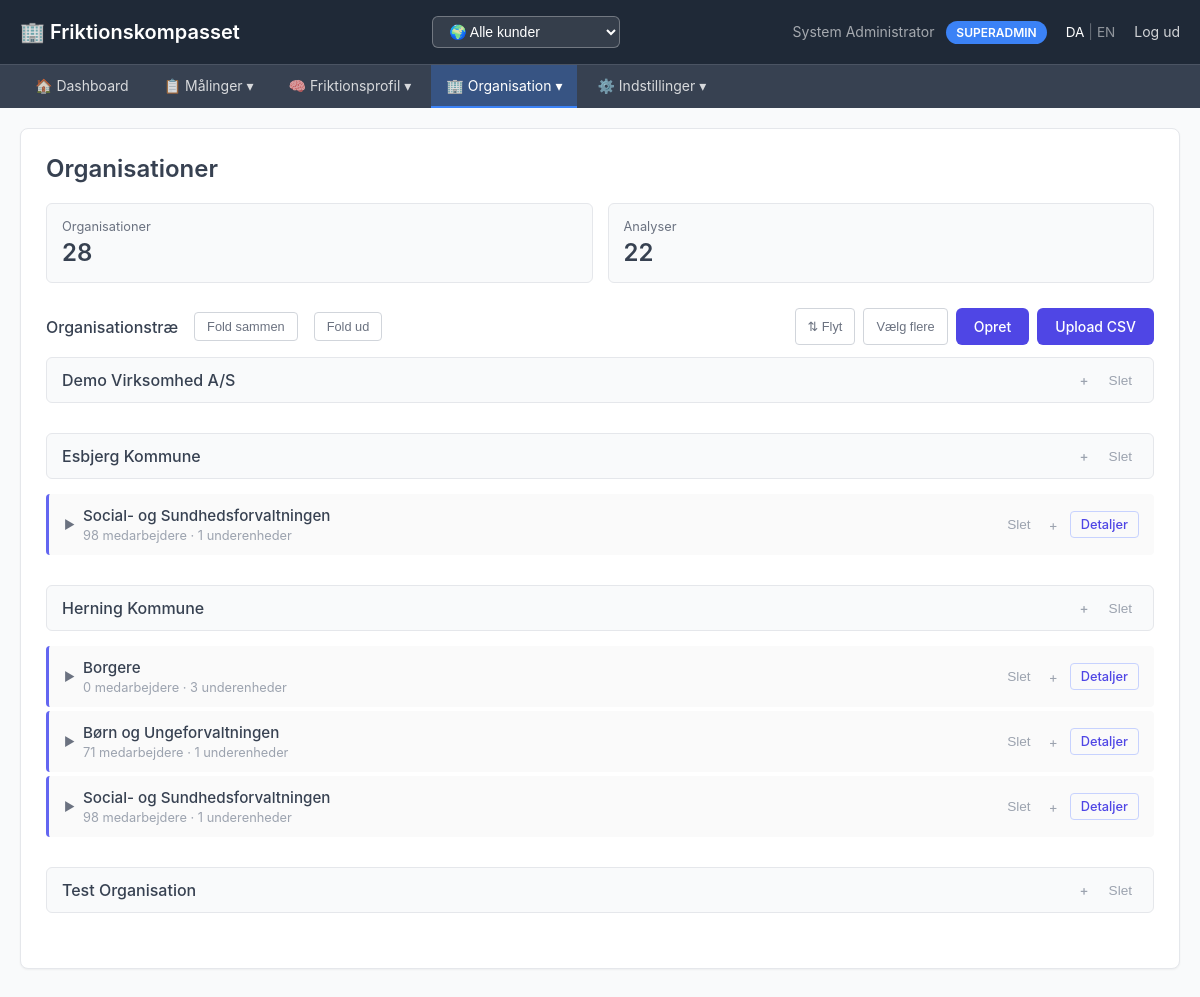
/admin (signed in), run on the app's committed database.
### tables this page shows
CREATE TABLE customers (
                id TEXT PRIMARY KEY,
                name TEXT NOT NULL,
                contact_email TEXT,
                is_active INTEGER DEFAULT 1,
                created_at TIMESTAMP DEFAULT CURRENT_TIMESTAMP
            , auth_providers TEXT DEFAULT '{"email_password": true}', email_from_address TEXT, email_from_name TEXT);

CREATE TABLE organizational_units (
                id TEXT PRIMARY KEY,
                parent_id TEXT,
                name TEXT NOT NULL,
                full_path TEXT NOT NULL,
                level INTEGER NOT NULL DEFAULT 0,
                
                -- Leder info (kan være på alle niveauer)
                leader_name TEXT,
                leader_email TEXT,
                
                -- Metrics (typisk på leaf nodes, men kan være alle steder)
                employee_count INTEGER DEFAULT 0,
                sick_leave_percent REAL DEFAULT 0,
                
                created_at TIMESTAMP DEFAULT CURRENT_TIMESTAMP, customer_id TEXT REFERENCES customers(id) ON DELETE CASCADE,
                
                FOREIGN KEY (parent_id) REFERENCES organizational_units(id) ON DELETE CASCADE
            );

### admin_app.py (the view)
@app.route('/admin')
@login_required
def admin_home():
    user = get_current_user()
    customer_filter = session.get('customer_filter') or user.get('customer_id')
    with get_db() as conn:
        if customer_filter:
            all_units = conn.execute("""
                SELECT
                    ou.*,
                    COUNT(DISTINCT children.id) as child_count,
                    COUNT(DISTINCT leaf.id) as leaf_count,
                    COALESCE(SUM(leaf.employee_count), ou.employee_count) as total_employees
                FROM organizational_units ou
                LEFT JOIN organizational_units children ON children.parent_id = ou.id
                LEFT JOIN (
                    SELECT ou2.id, ou2.full_path, ou2.employee_count FROM organizational_units ou2
                    LEFT JOIN organizational_units c ON ou2.id = c.parent_id
                    WHERE c.id IS NULL
                ) leaf ON leaf.full_path LIKE ou.full_path || '%'
                WHERE ou.customer_id = ?
                GROUP BY ou.id
                ORDER BY ou.full_path
            """, [customer_filter]).fetchall()
            campaign_count = conn.execute("""
                SELECT COUNT(DISTINCT c.id) as cnt
                FROM campaigns c
                JOIN organizational_units ou ON c.target_unit_id = ou.id
                WHERE ou.customer_id = ?
            """, [customer_filter]).fetchone()['cnt']
        else:
            all_units = conn.execute("""
                SELECT
                    ou.*,
                    COUNT(DISTINCT children.id) as child_count,
                    COUNT(DISTINCT leaf.id) as leaf_count,
                    COALESCE(SUM(leaf.employee_count), ou.employee_count) as total_employees
                FROM organizational_units ou
                LEFT JOIN organizational_units children ON children.parent_id = ou.id
                LEFT JOIN (
                    SELECT ou2.id, ou2.full_path, ou2.employee_count FROM organizational_units ou2
                    LEFT JOIN organizational_units c ON ou2.id = c.parent_id
                    WHERE c.id IS NULL
                ) leaf ON leaf.full_path LIKE ou.full_path || '%'
                GROUP BY ou.id
                ORDER BY ou.full_path
            """).fetchall()
            campaign_count = conn.execute("SELECT COUNT(*) as cnt FROM campaigns").fetchone()['cnt']
        customers = conn.execute("SELECT id, name FROM customers ORDER BY name").fetchall()
        customers_dict = {c['id']: c['name'] for c in customers}
    return render_template('admin/home.html',
                         units=[dict(u) for u in all_units],
                         campaign_count=campaign_count,
                         show_all_customers=(user['role'] in ('admin', 'superadmin')),
                         customers_dict=customers_dict,
                         current_filter=session.get('customer_filter'),
                         current_filter_name=session.get('customer_filter_name'))

### admin_app.py (called while the page is built)
@app.before_request
def detect_domain():
    host = request.host.split(':')[0].lower()  # Remove port if present
    domain_config = get_domain_config(host)
    if domain_config:
        g.domain_config = domain_config
        if 'language' not in session:
            session['language'] = domain_config.get('default_language', 'da')
        if domain_config.get('customer_id') and 'user' in session:
            if session['user']['role'] in ('admin', 'superadmin') and 'customer_filter' not in session:
                session['customer_filter'] = domain_config['customer_id']
    else:
        g.domain_config = None

@app.context_processor
def inject_domain_config():
    return {
        'domain_config': getattr(g, 'domain_config', None)
    }

@app.context_processor
def inject_translation_helpers():
    return {
        't': t,
        'get_user_language': get_user_language,
        'supported_languages': SUPPORTED_LANGUAGES
    }

def login_required(f):
    @wraps(f)
    def decorated_function(*args, **kwargs):
        if 'user' not in session:
            flash('Du skal være logget ind for at se denne side', 'error')
            return redirect(url_for('login'))
        return f(*args, **kwargs)
    return decorated_function

def get_current_user():
    return session.get('user')

### db_hierarchical.py (called while the page is built)
@contextmanager
def get_db():
    conn = sqlite3.connect(DB_PATH, timeout=30.0)
    conn.row_factory = sqlite3.Row
    conn.execute("PRAGMA foreign_keys=ON")
    conn.execute("PRAGMA journal_mode=WAL")
    try:
        yield conn
        conn.commit()
    finally:
        conn.close()

### db_multitenant.py (called while the page is built)
@contextmanager
def get_db():
    conn = sqlite3.connect(DB_PATH)
    conn.row_factory = sqlite3.Row
    conn.execute("PRAGMA foreign_keys=ON")
    try:
        yield conn
        conn.commit()
    finally:
        conn.close()

def get_domain_config(domain: str) -> Optional[Dict]:
    with get_db() as conn:
        row = conn.execute("""
            SELECT d.*, c.name as customer_name
            FROM domains d
            LEFT JOIN customers c ON d.customer_id = c.id
            WHERE d.domain = ? AND d.is_active = 1
        """, (domain.lower(),)).fetchone()
        if row:
            return dict(row)
        return None

### templates/admin/home.html (shortened to what this page needs)
{% extends "admin/layout.html" %}
{% block content %}
<div class="card">
    <h2>{{ t('nav.organisationer') }}</h2>
    <div class="stats">
        <div class="stat-box">
            <div class="label">{{ t('nav.organisationer') }}</div>
            <div class="value">{{ units|length }}</div>
        </div>
        <div class="stat-box">
            <div class="label">{{ t('nav.analyser') }}</div>
            <div class="value">{{ campaign_count }}</div>
        </div>
    </div>
    <div style="display: flex; justify-content: space-between; align-items: center; margin-bottom: 12px;">
        <div style="display: flex; align-items: center; gap: 8px;">
            <span style="font-weight: 500; color: #374151;">{{ t('org.tree') }}</span>
            <button class="expand-all-btn" onclick="toggleAll(false)">Fold sammen</button>
            <button class="expand-all-btn" onclick="toggleAll(true)">Fold ud</button>
        </div>
        <div class="action-buttons">
            <button class="drag-mode-toggle" onclick="toggleDragMode()">⇅ Flyt</button>
            <button class="bulk-mode-toggle" onclick="toggleBulkMode()">Vælg flere</button>
            <a href="/admin/unit/new" class="btn">{{ t('btn.create') }}</a>
            <a href="/admin/bulk-upload" class="btn">{{ t('btn.upload') }} CSV</a>
        </div>
    </div>
    {% if units %}
        {% if show_all_customers %}
            {% for customer_id, customer_name in customers_dict.items() %}
                <div style="margin-bottom: 30px;">
                    <div style="background: #f9fafb; padding: 10px 15px; border-radius: 6px; margin-bottom: 10px; font-weight: 500; color: #374151; border: 1px solid #e5e7eb; display: flex; justify-content: space-between; align-items: center;">
                        <span>{{ customer_name }}</span>
                        <div style="display: flex; gap: 8px; align-items: center;">
                            <a href="/admin/unit/new?customer={{ customer_id }}" class="btn-create" title="Opret organisation">+</a>
                            <button onclick="confirmDeleteCustomer('{{ customer_id }}', '{{ customer_name }}')" class="btn-delete" title="Slet kunde">Slet</button>
                        </div>
                    </div>
                    <div class="org-tree">
                        {% for unit in units %}
                            {% if unit.customer_id == customer_id and not unit.parent_id %}
                                {% include 'admin/_tree_node.html' %}
                            {% endif %}
                        {% endfor %}
                    </div>
                </div>
            {% endfor %}
        {% endif %}
    {% else %}
        <div class="empty">
            <p>Ingen organisationer endnu.</p>
            <p style="margin-top: 8px;">Opret din første organisation for at komme i gang.</p>
        </div>
    {% endif %}
</div>
{% endblock %}

### templates/admin/_tree_node.html (shortened to what this page needs)
{% macro render_tree_node(unit, units) %}
{% set level = (unit.full_path.split('//')|length - 1) if unit.full_path else 0 %}
<div class="tree-node level-{{ level }}" data-unit-id="{{ unit.id }}" data-parent-id="{{ unit.parent_id or '' }}" data-level="{{ level }}" data-child-count="{{ unit.child_count or 0 }}" data-name="{{ unit.name }}">
    <div class="tree-node-header">
        <div style="display: flex; align-items: center; flex: 1;">
            {% if unit.child_count and unit.child_count > 0 %}
            <span class="toggle-btn" onclick="toggleChildren('{{ unit.id }}')">&#9660;</span>
            {% else %}
            <span style="margin-right: 20px;"></span>
            {% endif %}
            <div>
                <div class="tree-node-title">
                    {{ unit.name }}
                </div>
                <div class="tree-node-meta">
                    {{ unit.total_employees or unit.employee_count or 0 }} {{ t('org.employees') }}
                    {% if unit.child_count and unit.child_count > 0 %}
                        &middot; {{ unit.child_count }} {{ t('org.subunits') }}
                    {% endif %}
                </div>
            </div>
        </div>
        <div class="tree-node-actions">
            <button onclick="confirmDelete('{{ unit.id }}', '{{ unit.name }}')" class="btn-delete" title="{{ t('btn.delete') }}">{{ t('btn.delete') }}</button>
            <a href="/admin/unit/new?parent={{ unit.id }}" class="btn-create" title="{{ t('org.create') }}">+</a>
            <a href="/admin/unit/{{ unit.id }}" class="btn-detail">{{ t('org.details') }}</a>
        </div>
    </div>
</div>
{% endmacro %}
{% if unit is defined %}
    {{ render_tree_node(unit, units) }}
{% endif %}

### templates/admin/home.html (style rules this page uses)
.card { background: white; border-radius: 8px; padding: 25px; margin-bottom: 20px; box-shadow: 0 1px 2px rgba(0,0,0,0.05); border: 1px solid #e5e7eb; }
.card h2 { margin-bottom: 20px; color: #374151; font-weight: 600; }
.btn { background: #4f46e5; color: white; padding: 10px 18px; text-decoration: none; border-radius: 6px; display: inline-block; font-weight: 500; border: none; cursor: pointer; font-size: 0.875rem; transition: all 0.15s; }
.stats { display: grid; grid-template-columns: repeat(auto-fit, minmax(180px, 1fr)); gap: 15px; margin-bottom: 25px; }
.stat-box { background: #f9fafb; padding: 15px; border-radius: 6px; border: 1px solid #e5e7eb; }
.stat-box .label { color: #6b7280; font-size: 0.8rem; }
.stat-box .value { color: #374151; font-size: 1.5rem; font-weight: 600; margin-top: 4px; }
.org-tree { margin: 15px 0; }
.tree-node { margin: 4px 0; padding: 12px 15px; background: #fafafa; border-left: 3px solid #6366f1; border-radius: 4px; transition: all 0.15s; }
.tree-node.level-0 { margin-left: 0; border-left-color: #6366f1; }
.toggle-btn { cursor: pointer; user-select: none; margin-right: 8px; color: #6b7280; font-size: 0.75rem; }
.expand-all-btn { background: transparent; color: #6b7280; padding: 6px 12px; border: 1px solid #d1d5db; border-radius: 4px; cursor: pointer; font-size: 0.8rem; margin-left: 8px; }
.tree-node-header { display: flex; align-items: center; justify-content: space-between; }
.tree-node-title { font-weight: 500; color: #374151; font-size: 0.95rem; }
.tree-node-meta { color: #9ca3af; font-size: 0.8rem; margin-top: 3px; }
.tree-node-actions { display: flex; gap: 6px; align-items: center; margin-left: auto; }
.btn-delete { color: #9ca3af; background: transparent; font-size: 0.85rem; padding: 4px 6px; border-radius: 4px; border: none; cursor: pointer; transition: all 0.15s; }
.btn-create { color: #9ca3af; background: transparent; text-decoration: none; font-size: 0.85rem; padding: 4px 6px; border-radius: 4px; border: none; cursor: pointer; transition: all 0.15s; }
.btn-detail { color: #4f46e5; background: transparent; text-decoration: none; font-size: 0.8rem; font-weight: 500; padding: 5px 10px; border-radius: 4px; border: 1px solid #c7d2fe; cursor: pointer; transition: all 0.15s; }
.action-buttons { display: flex; gap: 8px; flex-wrap: wrap; }
.bulk-mode-toggle { background: transparent; color: #6b7280; padding: 6px 12px; border: 1px solid #d1d5db; border-radius: 4px; cursor: pointer; font-size: 0.8rem; }
.drag-mode-toggle { background: transparent; color: #6b7280; padding: 6px 12px; border: 1px solid #d1d5db; border-radius: 4px; cursor: pointer; font-size: 0.8rem; margin-left: 8px; }

### data on the page
customers: name "Demo Virksomhed A/S"
customers: name "Esbjerg Kommune"
organizational_units: name "Social- og Sundhedsforvaltningen", total_employees "98", t "medarbejdere", child_count "1", t "underenheder", t "Slet", t "Detaljer"
customers: name "Herning Kommune"
organizational_units: name "Borgere", employee_count "0", t "medarbejdere", child_count "3", t "underenheder", t "Slet", t "Detaljer"
organizational_units: name "Børn og Ungeforvaltningen", total_employees "71", t "medarbejdere", child_count "1", t "underenheder", t "Slet", t "Detaljer"
organizational_units: name "Social- og Sundhedsforvaltningen", total_employees "98", t "medarbejdere", child_count "1", t "underenheder", t "Slet", t "Detaljer"
customers: name "Test Organisation"

### other printed values
{{ session.user.name }} "System Administrator"
{{ session.user.role|upper }} "SUPERADMIN"
{{ t('nav.logout') }} "Log ud"
{{ t('nav.dashboard') }} "Dashboard"
{{ t('nav.maalinger', 'Målinger') }} "Målinger"
{{ t('nav.friktionsprofil', 'Friktionsprofil') }} "Friktionsprofil"
{{ t('nav.organisation', 'Organisation') }} "Organisation"
{{ t('nav.indstillinger') }} "Indstillinger"
{{ t('nav.organisationer') }} "Organisationer"
{{ units|length }} "28"
{{ t('nav.analyser') }} "Analyser"
{{ campaign_count }} "22"
{{ t('org.tree') }} "Organisationstræ"
{{ t('btn.create') }} "Opret"
{{ t('btn.upload') }} "Upload"
